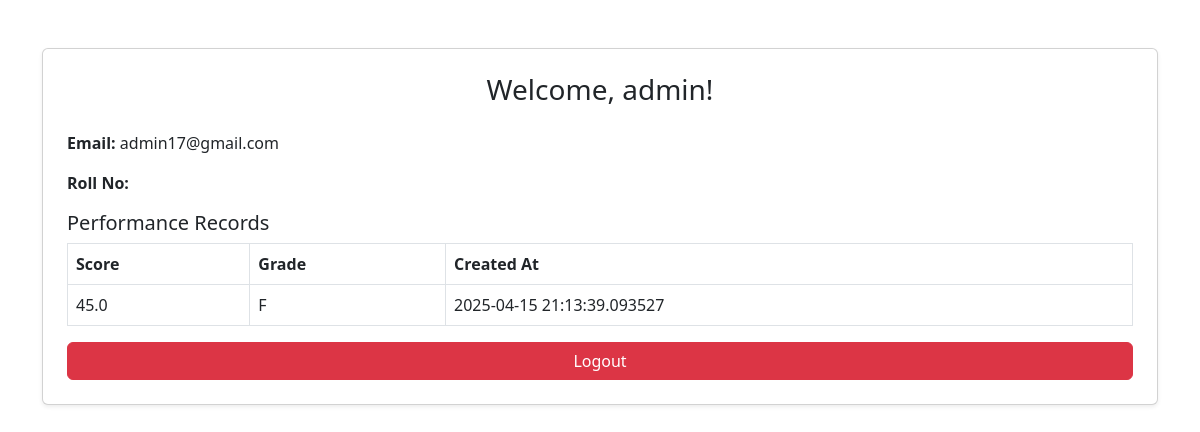
The app's page /student/dashboard (signed in) with its own data.
### core/models.py (models this page shows, shortened)
class User(db.Model, UserMixin):
    id = db.Column(db.Integer, primary_key=True)
    username = db.Column(db.String(150), unique=True, nullable=False)
    email = db.Column(db.String(150), unique=True, nullable=False)
    password = db.Column(db.String(256), nullable=False)
    role = db.Column(db.String(50), nullable=False)  # Student/Teacher/Admin
    roll_no = db.Column(db.String(50))  # For students
    phone = db.Column(db.String(20))  # Optional
    attendance = db.Column(db.Float, nullable=True)  # Overall attendance %

class Performance(db.Model):
    id = db.Column(db.Integer, primary_key=True)
    student_id = db.Column(db.Integer, db.ForeignKey('user.id'), nullable=False)
    score = db.Column(db.Float, nullable=False)
    grade = db.Column(db.String(20), nullable=False)
    created_at = db.Column(db.DateTime, default=datetime.utcnow)

### core/student.py (the view)
@student_bp.route('/dashboard')
@login_required
def dashboard():
    performances = Performance.query.filter_by(student_id=current_user.id).all()
    student_detail = StudentDetail.query.filter_by(user_id=current_user.id).first()
    return render_template('student/dashboard.html', student=current_user, performance_records=performances, student_detail=student_detail)

### core/auth.py (called while the page is built)
@login_manager.user_loader
def load_user(user_id):
    return User.query.get(int(user_id))

### core/templates/student/dashboard.html (shortened to what this page needs)
<!DOCTYPE html>
<html lang="en">
<head>
    <link rel="stylesheet" href="https://cdn.jsdelivr.net/npm/bootstrap@5.3.0/dist/css/bootstrap.min.css">
</head>
<body>
    <div class="container mt-5">
        <div class="card p-4 shadow-sm">
            <h3 class="mb-4 text-center">Welcome, {{ student.username }}!</h3>
            <p><strong>Email:</strong> {{ student.email }}</p>
            <p><strong>Roll No:</strong> {{ student_detail.roll_no }}</p>
            <h5>Performance Records</h5>
            <table class="table table-bordered">
                <thead>
                    <tr>
                        <th>Score</th>
                        <th>Grade</th>
                        <th>Created At</th>
                    </tr>
                </thead>
                <tbody>
                    {% for performance in performance_records %}
                        <tr>
                            <td>{{ performance.score }}</td>
                            <td>{{ performance.grade }}</td>
                            <td>{{ performance.created_at }}</td>
                        </tr>
                    {% endfor %}
                </tbody>
            </table>
            <a href="{{ url_for('student.logout') }}" class="btn btn-danger w-100">Logout</a>
        </div>
    </div>
</body>
</html>

### records on screen
User: username "admin", email "admin17@gmail.com"
Performance: score "45.0", grade "F", created_at "2025-04-15 21:13:39.093527"
